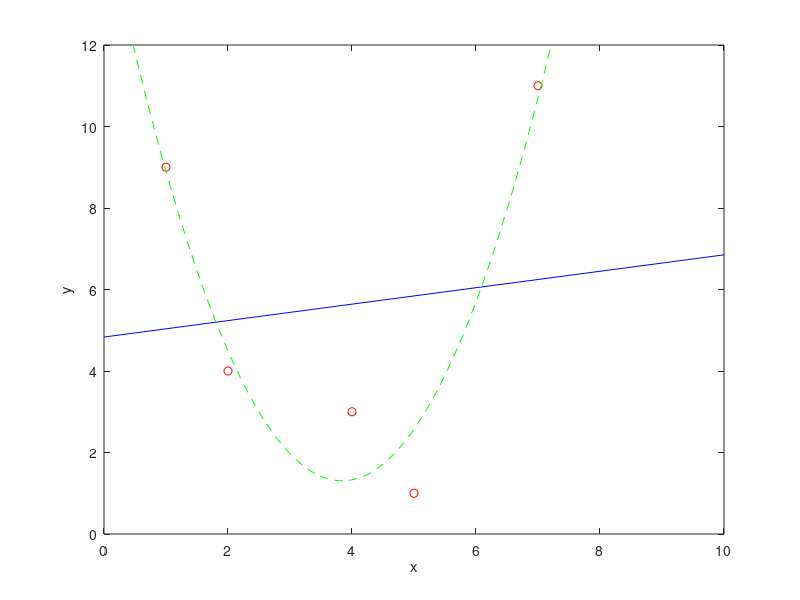
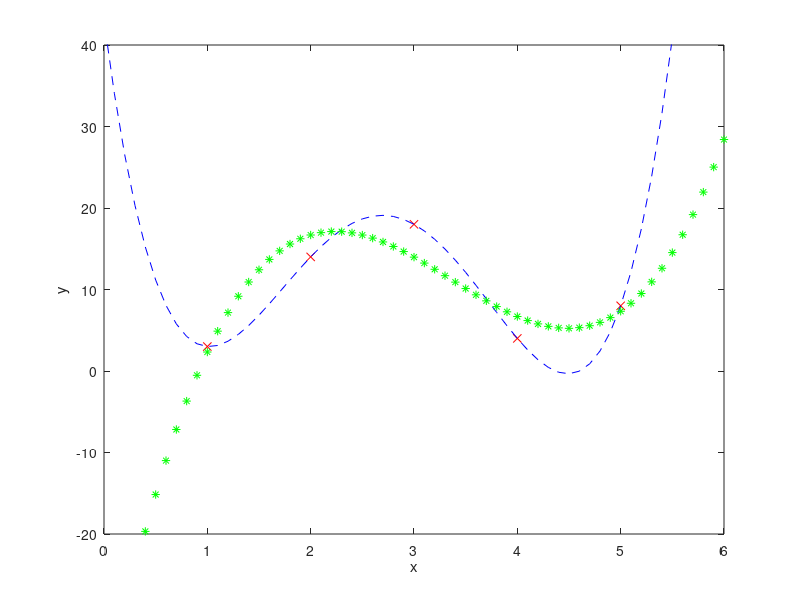

Recreate these plots in MATLAB, in order.
%% Least squares regression Notes
% interpolation -> method of constructing new data points with the range of
% a discret set of known datat points
%Regression curve represents the trend, but does not neccesarily exactly
%intercept any data points
% we will focus on polynomial regression, although any function form can be
% used
%higher order regressions do not always give better representations of the
%trend
% Plotting the data points and the regression curve is essential to verify
% the correctness of it


% y = sum(yi) / n the average of the data set. 

%standar deviation -> A measure of the "spread" of the data points
% st = sqrt((sum(yi^2)-(sum(yi)^2/n))/n-1
%histogram provides a visual representation of the distribution by sorthing
%the date into value "bins"
%Normal distribution Given enough points, we would expect a smooth "bell
%shaped" distribution around the mean. 68% of the data points fall within 1
%standard deviation of the mean and 95% within two standard deviations of
%the mean. 
%Residual: Vertical distance between a data point and the best fit line. A
%best fit line minimizes the residuals in some way.
%When minimizing residuals summing residuals and summing absolute values of
%residuals are both poor examples of measurements because they are not
%unique. The maximum error of any indiviual point is not a good meas
%urement
%
%
%
%
%because it gives too much influence on singlue outlier points. Using least
%squares solutions is the best way to overcome these errors. You minimize
%the sum of the squares of the residuals. Sr = sum(yiactual - yi model)^2
%For linear regression, yimodel = a0 + a1xi 
% Sr = sum(yiactual - ao -a1xi)^2
%in order to minimize, we take the partial derivatives with respect to a0
%and a1 and set them equal to zero
%we can use this same equation to to determine our error. To do so we'll
%compare the error to our fit to the total error of the horizontal line
%through the mean of the data. 
%st = sum(yi - ybar) where ybar is the mean or average. 
%we want to look @ the error because why are we increasing the complexity
%with a slanted line over a horizontal line if it isn't any better. 

%We use the correlation coefficent.
% r^2 = st-sr/st
% for a perfect fit, sr = 0 or r = 1 (the line captures the date perfectly)
% for r = 0, sr = st and the fit represents no improvement over the mean.

%we can keep adding powers. to try and fit the model even better. 
% [n sum(xi) sum(xi^2().....sum(xi^m);
%  sum(xi) sum(xi^2) ..... sum(xi^m+1);
%  .
%  .                                             [a0; a1; a2; .... am] =
%  [sum(yi); sum(xi yi); sum(xi^2 yi).....sum(xi^m yi)]
%  .
%  sum(xi^m) sum(xi^m+1)......sum(xi^2m)]
%This method can be extended to any polynomial of order m with restrection
% m <= n-1 where n is the number of data points. 
%



%%
clc 
clear all
close all
x = [1;2;5;4;7];
y = [9;4;1;3;11];

figure(1)
plot(x,y, 'ro') % plotting points instead of a line
xlabel('x')
ylabel('y') %labels access
axis([0 10 0 12]) %sets x min x max ymin ymax for plot

n = length(x);

%sum sums all the elements in an array

a1 = (n*sum(x.*y) - sum(x)*sum(y)) /(n*sum(x.*x)-sum(x)^2); % x.*y is an array multiplication operator element wise multiplication

a0 = mean(y) - a1*mean(x); %mean returns the man value in a vector



xline = 0:10;
yline = a0 + a1*xline; %adds a0 to each element in a1*xline

hold on %keeps data

plot(xline, yline, 'b-')

%% Calculating r^2 value

SR = sum((y - (a0+a1*x)).^2); % have to add a dot since the qunatity is a vecotr

ST = sum( (y-(mean(y))).^2);

r2value = (ST-SR) / ST;

%because r value is so close to zero it is indicitave that a second order
%might be better. 


A = [n sum(x) sum(x.^2);
    sum(x) sum(x.^2) sum(x.^3)
    sum(x.^2) sum(x.^3) sum(x.^4)];

b = [sum(y); sum(x.*y); sum(x.^2.*y)] ;

a = A^-1 * b;

xline2 = 0:0.1:10;%0.1. is the stepper
yline2 = a(1) + a(2)*xline2 + a(3)*xline2.^2;

hold on %keeps data

plot(xline2, yline2, 'g--')


SRDEG2 = sum((y - (a(1) + a(2)*x + a(3)*x.^2)).^2); % have to add a dot since the qunatity is a vector

% STDEG2 = sum( (y-(mean(y))).^2); this model doesn't change from the first
% order polynomial

r2valueDEG2 = (ST-SRDEG2) / ST;

%if we only had two points we wouldn't be able to fit it as well. because
%now we can't solve a 3x3 matrix because we have 2 equations and 3 unknowns. 

hold off
%% Interpolating polynomials
% remember, an interpolating polynomial exactly passes through each data
% point. The polynomial will have the form f(x) = a0 +a1x +a2x^2 = ...+
% an-1x^{n-1} where n is the number o fdata points. The most straight
% forward way to find the coefficients is to consider the function
% evaluated at each point. The matrix equations that result from this
% approach are notoriously ill-conditioned, so this is not the most
%efficient way to compute the polynomial coefficients typically there are
%problems with interpolation of large numbers of data points. 

clc
clear all 
close all

x = [1;2;4;5;3];
y = [3;14;4;8;18];

figure(2)
plot(x,y,"rx")
xlabel('x')
ylabel('y')
axis([0 6 -20 40])

A = [1 x(1) x(1)^2 x(1)^3 x(1)^4;
    1 x(2) x(2)^2 x(2)^3 x(2)^4;
    1 x(3) x(3)^2 x(3)^3 x(3)^4;
    1 x(4) x(4)^2 x(4)^3 x(4)^4;
    1 x(5) x(5)^2 x(5)^3 x(5)^4];

b = [y(1); y(2); y(3); y(4); y(5)];

a = inv(A)*b;

xpoly = 0:0.1:10;
ypoly = a(1)+a(2)*xpoly + a(3) *xpoly.^2 + a(4)*xpoly.^3 + a(5)*xpoly.^4;

hold on

plot(xpoly,ypoly,'b--')

P = polyfit(x, y, 3);

ypoly2 = polyval(P,xpoly);

plot(xpoly,ypoly2, 'g*', 'linewidth', 0.5)

%%Note that in the case where the degree of your polynomial is less than
%%the number of points you have minus one, it will give you a lest squares
%%regression that matches our earlier methods. and when the degree is
%%greater than the number of points then the polynomial is no longer
%%unique. 










